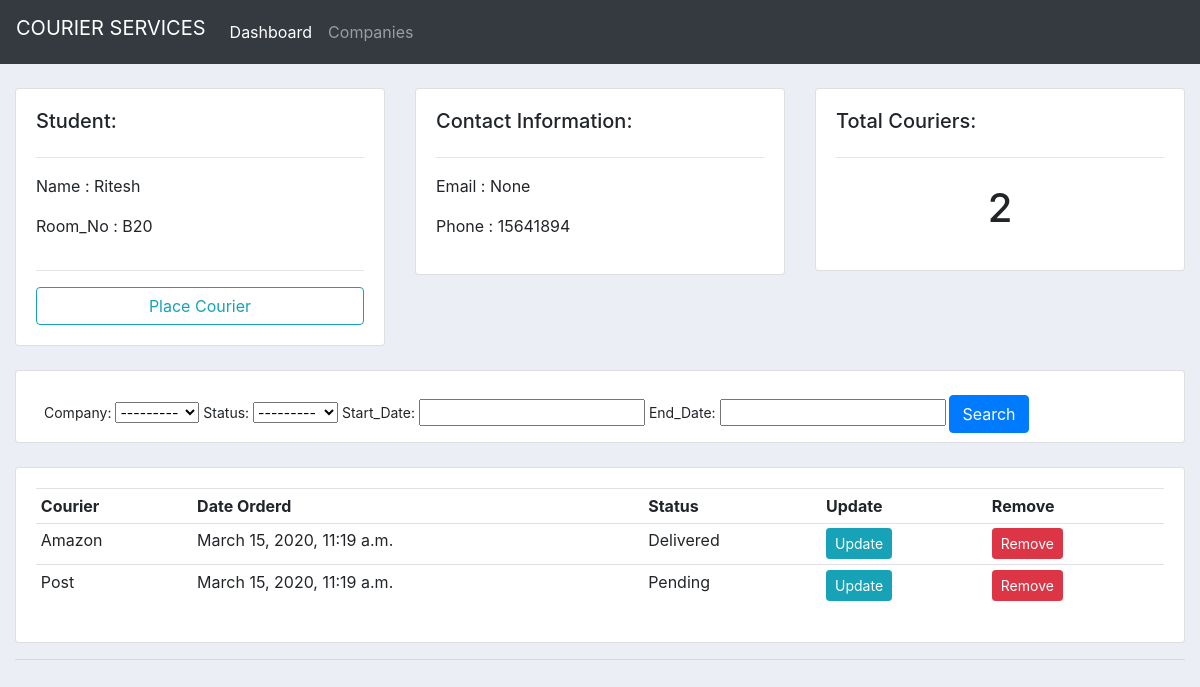
The app's page /student/3/ with its own data.
### courier/models.py (models this page shows, shortened)
class Student(models.Model):
    enrollment_no= models.IntegerField(null=True)
    name= models.CharField(max_length=200,null=True)
    room_no= models.CharField(max_length=10,null=True)
    phone= models.IntegerField(null=True)
    email= models.CharField(max_length=200,null=True)
    date_created= models.DateTimeField(auto_now_add=True,null=True)

class Order(models.Model):
    STATUS=(
        ('Pending','Pending'),
        ('Delivered','Delivered'),
    )
    student = models.ForeignKey(Student,null=True,on_delete= models.SET_NULL)
    company = models.ForeignKey(Company,null=True,on_delete= models.SET_NULL)
    date_created = models.DateTimeField(auto_now_add=True, null=True)
    status = models.CharField(max_length=200,null=True,choices=STATUS)

class Company(models.Model):
    name= models.CharField(max_length=200,null=True)
    description= models.CharField(max_length=200,null=True,blank=True)
    date_created= models.DateTimeField(auto_now_add=True,null=True)
    def __str__(self):
        return self.name

### courier/views.py (the view)
# urls.py: path('student/<str:pk_test>/',views.student,name="student"),
def student(request,pk_test):
    student= Student.objects.get(id=pk_test)
    orders=student.order_set.all().order_by('-date_created')
    total_order=orders.count()
    myFilter=OrderFilter(request.GET,queryset=orders)
    orders=myFilter.qs
    context={'student':student,'orders':orders,'total_order':total_order,'myFilter':myFilter}
    return render(request,'courier/student.html',context)

### courier/templates/courier/student.html
{%  extends 'courier/main.html' %}
{% block content %}
	<br>
<div class="row">
	<div class="col-md">
		<div class="card card-body">
			<h5>Student:</h5>
			<hr>
            <p>Name :   {{ student.name }}</p>
            <p>Room_No :   {{ student.room_no }}</p>
            <hr>
			<a class="btn btn-outline-info  " href="{% url 'create_courier' student.id %}">Place Courier</a>
		</div>
	</div>
	<div class="col-md">
		<div class="card card-body">
			<h5>Contact Information:</h5>
			<hr>
			<p>Email :  {{ student.email }} </p>
			<p>Phone :  {{ student.phone }} </p>
		</div>
	</div>
	<div class="col-md">
		<div class="card card-body">
			<h5>Total Couriers:</h5>
			<hr>
			<h1 style="text-align: center;padding: 10px">{{ total_order }}</h1>
		</div>
	</div>
</div>
<br>
<div class="row">
	<div class="col">
		<div class="card card-body">
			<form class="form-control-sm" method="get">
                <label>Company: </label>
                {{ myFilter.form.company }}
                <label>Status: </label>
                {{ myFilter.form.status }}
                <label>Start_Date: </label>
                {{ myFilter.form.start_date }}
                <label>End_Date: </label>
                {{ myFilter.form.end_date }}
		    <button class="btn btn-primary" type="submit">Search</button>
		  </form>
		</div>
	</div>
</div>
<br>
<div class="row">
	<div class="col-md">
		<div class="card card-body">
			<table class="table table-sm">
				<tr>
					<th>Courier</th>
					<th>Date Orderd</th>
					<th>Status</th>
					<th>Update</th>
					<th>Remove</th>
				</tr>
                {% for order in orders %}
                    <tr>
                    <td>{{ order.company }}</td>
                    <td>{{ order.date_created }}</td>
                    <td>{{ order.status }}</td>
                    <td><a class="btn btn-sm btn-info" href="{% url 'update_courier' order.id %}">Update</a></td>
                    <td><a class="btn btn-sm btn-danger" href="{% url 'remove_courier' order.id %}">Remove</a></td>
                    </tr>
                {% endfor %}
			</table>
		</div>
	</div>
</div>
{% endblock %}

### static/css/main.css (style rules this page uses)
body { background-color: #ebeff5; }

### records on screen
Student: name "Ritesh", room_no "B20", email "None", phone "15641894"
Order: company "Amazon", date_created "March 15, 2020, 11:19 a.m.", status "Delivered"
Order: company "Post", date_created "March 15, 2020, 11:19 a.m.", status "Pending"

### other values on screen
{{ total_order }} "2"
